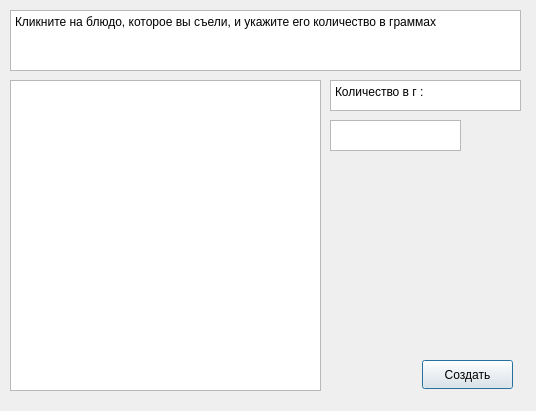
<?xml version="1.0" encoding="UTF-8"?>
<ui version="4.0">
 <class>AddDish</class>
 <widget class="QDialog" name="AddDish">
  <property name="geometry">
   <rect>
    <x>0</x>
    <y>0</y>
    <width>536</width>
    <height>411</height>
   </rect>
  </property>
  <property name="windowTitle">
   <string>Dialog</string>
  </property>
  <widget class="QTextBrowser" name="textBrowser">
   <property name="geometry">
    <rect>
     <x>10</x>
     <y>10</y>
     <width>511</width>
     <height>61</height>
    </rect>
   </property>
   <property name="html">
    <string>&lt;!DOCTYPE HTML PUBLIC &quot;-//W3C//DTD HTML 4.0//EN&quot; &quot;http://www.w3.org/TR/REC-html40/strict.dtd&quot;&gt;
&lt;html&gt;&lt;head&gt;&lt;meta name=&quot;qrichtext&quot; content=&quot;1&quot; /&gt;&lt;meta charset=&quot;utf-8&quot; /&gt;&lt;style type=&quot;text/css&quot;&gt;
p, li { white-space: pre-wrap; }
hr { height: 1px; border-width: 0; }
&lt;/style&gt;&lt;/head&gt;&lt;body style=&quot; font-family:'Segoe UI'; font-size:9pt; font-weight:400; font-style:normal;&quot;&gt;
&lt;p style=&quot; margin-top:0px; margin-bottom:0px; margin-left:0px; margin-right:0px; -qt-block-indent:0; text-indent:0px;&quot;&gt;Кликните на блюдо, которое вы съели, и укажите его количество в граммах&lt;/p&gt;&lt;/body&gt;&lt;/html&gt;</string>
   </property>
  </widget>
  <widget class="QTableView" name="tableView">
   <property name="geometry">
    <rect>
     <x>10</x>
     <y>80</y>
     <width>311</width>
     <height>311</height>
    </rect>
   </property>
  </widget>
  <widget class="QTextBrowser" name="textBrowser_2">
   <property name="geometry">
    <rect>
     <x>330</x>
     <y>80</y>
     <width>191</width>
     <height>31</height>
    </rect>
   </property>
   <property name="html">
    <string>&lt;!DOCTYPE HTML PUBLIC &quot;-//W3C//DTD HTML 4.0//EN&quot; &quot;http://www.w3.org/TR/REC-html40/strict.dtd&quot;&gt;
&lt;html&gt;&lt;head&gt;&lt;meta name=&quot;qrichtext&quot; content=&quot;1&quot; /&gt;&lt;meta charset=&quot;utf-8&quot; /&gt;&lt;style type=&quot;text/css&quot;&gt;
p, li { white-space: pre-wrap; }
hr { height: 1px; border-width: 0; }
&lt;/style&gt;&lt;/head&gt;&lt;body style=&quot; font-family:'Segoe UI'; font-size:9pt; font-weight:400; font-style:normal;&quot;&gt;
&lt;p style=&quot; margin-top:0px; margin-bottom:0px; margin-left:0px; margin-right:0px; -qt-block-indent:0; text-indent:0px;&quot;&gt;Количество в г :&lt;/p&gt;&lt;/body&gt;&lt;/html&gt;</string>
   </property>
  </widget>
  <widget class="QTextEdit" name="textEdit">
   <property name="geometry">
    <rect>
     <x>330</x>
     <y>120</y>
     <width>131</width>
     <height>31</height>
    </rect>
   </property>
  </widget>
  <widget class="QPushButton" name="pushButton">
   <property name="geometry">
    <rect>
     <x>422</x>
     <y>360</y>
     <width>91</width>
     <height>29</height>
    </rect>
   </property>
   <property name="text">
    <string>Создать</string>
   </property>
  </widget>
 </widget>
 <resources/>
 <connections/>
</ui>
